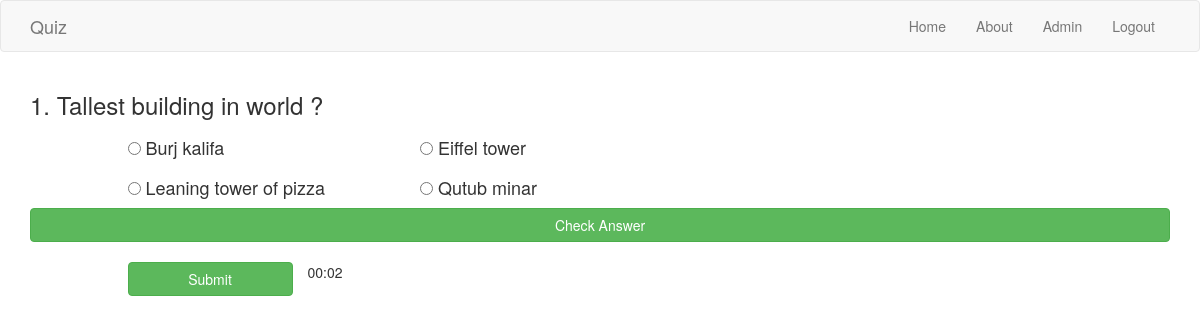
The app's page /quiz/5 (signed in) with its own data.
### quiz/models.py (models this page shows, shortened)
class Questions(models.Model):
    question = models.CharField(max_length = 250)
    optiona = models.CharField(max_length = 100)
    optionb = models.CharField(max_length = 100)
    optionc = models.CharField(max_length = 100)
    optiond = models.CharField(max_length = 100)
    answer = models.CharField(max_length = 100)
    catagory=models.ForeignKey(Catagory,on_delete=models.CASCADE)
    class Meta:
        ordering = ('-catagory',)

### quiz/views.py (the view)
# urls.py: url(r'^(?P<choice>[\w]+)', views.questions, name = 'questions'),
def questions(request , choice):
    print(choice)
    ques = Questions.objects.filter(catagory__exact = choice)
    return render(request,
        'quiz/questions.html',
        {'ques':ques})

### quiz/templates/quiz/questions.html (shortened to what this page needs)
{% extends "base.html" %}
{% block content%}
<form action="./quiz/questions" method="post">
  {% for que in ques %}
 <div class="row">
    <div class="col-md-10">
      <h3>{{ forloop.counter }}. {{ que.question }}</h3>
    </div>
  </div>
  <div class="row">
    <div class="col-md-1"></div>
    <div class="col-md-3">
      <h4>
      <input id="my{{forloop.counter}}1" type="radio" name="qn{{ que.id }}" value="{{ que.optiona }}">
      {{ que.optiona }}
    </h4>
    </div>
    <div class="col-md-3">
      <h4>
      <input id="my{{forloop.counter}}2" type="radio" name="qn{{ que.id }}" value="{{ que.optionb }}">
      {{ que.optionb }}
    </h4>
    </div>
  </div>
  <div class="row">
    <div class="col-md-1"></div>
    <div class="col-md-3">
      <h4>
      <input id="my{{forloop.counter}}3" type="radio" name="qn{{ que.id }}" value="{{ que.optionc }}">
      {{ que.optionc }}
    </h4>
    </div>
    <div class="col-md-3">
      <h4>
      <input id="my{{forloop.counter}}4" class="form_control" type="radio" name="qn{{ que.id }}" value="{{ que.optiond }}">
      {{ que.optiond }}
    </h4>
    </div>
  </div>
  <button type="button" id="sub{{forloop.counter}}" class="btn btn-block btn-success btn-md" onclick=MyAnswer({{forloop.counter}},qn{{que.id}}) >Check Answer</button>
  {% endfor %}
  <br>
    <div class="row">
      <div class="col-md-1">
       </div>
        <span id="minutes"></span>:<span id="seconds"></span>
          <div class="col-xs-2">
        <button type="button"  class="btn btn-block btn-success btn-md" onclick= mySubmit() > Submit </button>
    </div>
  </div>
</form>
{% endblock %}

### quiz/templates/base.html (shortened to what this page needs)
<!DOCTYPE html>
<html>
  <head>
    {% load static %}
    <link rel="stylesheet" href="{% static 'Bootstrap/css/bootstrap.min.css' %}">
    <link rel="stylesheet" href="{% static 'mystyle.css' %}">
  </head>
  <body>
    <nav class="navbar navbar-default">
     <div class="container">
       <div class="navbar-header">
         <a class="navbar-brand" href="/quiz">Quiz</a>
       </div>
       <div id="navbar" class="collapse navbar-collapse">
         <ul class="nav navbar-nav navbar-right">
           <li><a href="/quiz">Home</a></li>
           <li><a href="/quiz/about">About</a></li>
           {% if user.is_authenticated %}
             <li><a href="/account">{{user.username|title}}</a></li>
             <li><a href="/quiz/logout">Logout</a></li>
        {% else %}
        <li><a href="/quiz/register">Register</a></li>
        <li><a href="/quiz/login">Login</a></li>
        {% endif %}
         </ul>
       </div>
     </div>
   </nav>
   <div id="content" class = "container">
      {% block content %}
      {% endblock %}
    </div>
  </body>
</html>

### quiz/static/mystyle.css (style rules this page uses)
html { position: relative; min-height: 100%; }
body { margin-bottom: 50px; }
a { color: #000000; }

### records on screen
Questions: question "Tallest building in world ?", optiona "Burj kalifa", optionb "Eiffel tower", optionc "Leaning tower of pizza", optiond "Qutub minar"

### other values on screen
{{ user.username|title }} "Admin"
